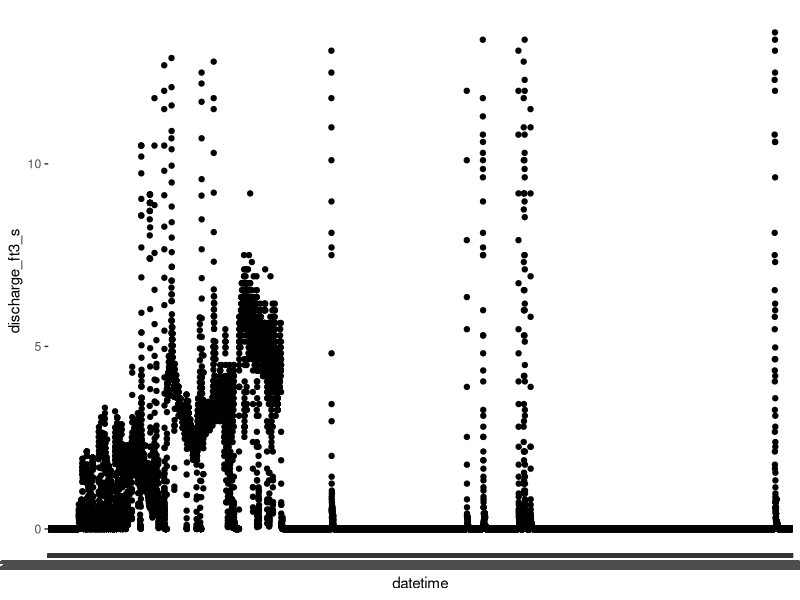

The R source for this figure: (Note: this script raises an error after producing the figure.)
## ---- chunk 1
knitr::opts_chunk$set(echo = TRUE)
## ---- chunk 2
# note lubridate and stringr
library(tidyverse)
## ---- chunk 3
water <- read_tsv("data_raw/santa_cruz.txt", skip = 27, col_names = TRUE)

water
## ---- chunk 4
water <- water %>% 
  slice(-1)

water
## ---- chunk 5
water <- water %>% 
  rename(discharge_ft3_s = `307121_00060`,
         qualification_code = `307121_00060_cd`) %>% 
  mutate(discharge_ft3_s = as.double(discharge_ft3_s))
water
## ---- chunk 6
ggplot(water, aes(datetime, discharge_ft3_s)) +
  geom_point()
## ---- chunk 7
# date
today()

# date and time
now()
## ---- chunk 8
water %>% 
  mutate(datetime = as_datetime(datetime, format = "%Y-%m-%d %H:%M", tz = "MST"))
## ---- chunk 9
water <- water %>% 
  mutate(datetime = ymd_hm(datetime))
water
## ---- chunk 10
ggplot(water, aes(datetime, discharge_ft3_s)) +
  geom_point()

## ---- chunk 11
water %>% 
  mutate(Date = date(datetime))
## ---- chunk 12
water <- water %>% 
  mutate(Year = year(datetime),
         Month = month(datetime, label = TRUE),
         Day = day(datetime),
         Hour = hour(datetime),
         Minutes = minute(datetime),
         Seconds = second(datetime))
water
## ---- chunk 13
water %>% 
  group_by(Month) %>% 
  summarise(mean = mean(discharge_ft3_s))
## ---- chunk 14
water %>% 
  mutate(DOY = yday(datetime), .after = tz_cd)
## ---- chunk 15
surveys <- read_csv("data_raw/surveys.csv")
surveys
## ---- chunk 16
surveys <- surveys %>% 
  mutate(date = make_date(year = yr,
                          month = mo,
                          day = day))
surveys
## ---- chunk 17
start <- min(surveys$date, na.rm = TRUE)
end <- max(surveys$date, na.rm = TRUE)

date_interval <- interval(start, end)
date_interval

as.duration(date_interval)
